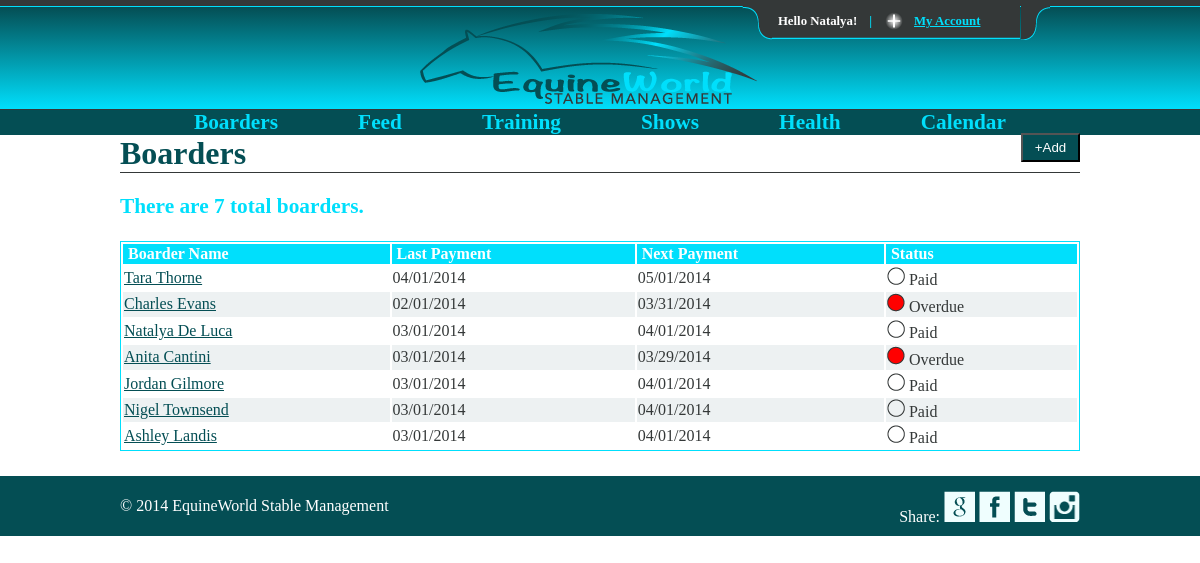
The app's page /boarders.php with its own data.
### tables this page shows
CREATE TABLE IF NOT EXISTS `boarders` (
  `id` int(11) unsigned NOT NULL AUTO_INCREMENT,
  `clientID` int(11) unsigned DEFAULT NULL,
  `teamID` int(11) unsigned DEFAULT NULL,
  `projectName` text,
  `projectDescription` text,
  `updatedDate` char(32) DEFAULT NULL,
  `dueDate` char(32) DEFAULT NULL,
  `status` char(32) DEFAULT NULL,
  `startDate` char(32) DEFAULT NULL,
  `projectCreator` int(11) DEFAULT NULL,
  PRIMARY KEY (`id`),
  KEY `teamID` (`teamID`)
);

### boarders.php (the view, shortened to what this page needs)
<!doctype html>
<html lang="en">
<head>
	<link rel="stylesheet" href="css/style.css">
  	<link rel="stylesheet" href="css/slide.css" type="text/css" media="screen" />
	<link href="css/jquery-ui-1.10.4.custom.css" rel="stylesheet">
</head>
<body class="dashboard">
	<div id="toppanel">
		<div class="tab">
			<ul class="login">
				<li class="left">&nbsp;</li>
				<li>Hello Natalya!</li>
				<li class="sep">|</li>
				<li id="toggle">
					<a id="open" class="open" href="#">My Account</a>
				</li>
				<li class="right">&nbsp;</li>
			</ul>
		</div>
	</div>
	<header>
		<div class="row">
		<div class="logo"><img src="images/logo-color.png" alt="EquineWorld Stable Management" class="logo"></div>
    <div class="clear"></div></div>
	</header>
	<div class="wrapper">
	<nav role="navigation">
		<ul>
			<li><a href="boarders.php">Boarders</a></li>
			<li><a href="feed.html">Feed</a></li>
			<li><a href="training.html">Training</a></li>
			<li><a href="shows.html">Shows</a></li>
			<li><a href="health.html">Health</a></li>
			<li><a href="calendar.html">Calendar</a></li>
		</ul>
		</nav>
	    </div>
		<div class="row">
			<h1 class="list">Boarders</h1>
			<div class="listAdd">
				  <button class="addbutton" data-toggle="modal" data-target="#myModal">
				    +Add
				  </button>
				</div>
				<?php
								$result = mysql_query("SELECT * FROM boarders");
								$num_rows = mysql_num_rows($result);
								echo '<p><b>There are '.$num_rows .' total boarders.</b></p>';
				$display = 25;
				if (isset($_GET['s']) && is_numeric($_GET['s'])) {
					$start = $_GET['s'];
				} else {
					$start = 0;
				}
				$q = "SELECT * FROM boarders ORDER BY id ASC LIMIT $start, $display";
				$r = mysql_query ($q) or die(mysql_error());
				if (mysql_num_rows($r) > 0) {
				echo '<table class="records">
				<tr class="records">
					<th class="records">Boarder Name</th>
					<th class="records">Last Payment</th>
					<th class="records">Next Payment</th>
					<th class="records">Status</th>
				</tr>';
				$bg = '#edf1f2';
				while ($row = mysql_fetch_array($r)) {
					$bg = ($bg=='#edf1f2' ? '#ffffff' : '#edf1f2');
					echo '<tr class="records" bgcolor="' . $bg . '">
						<td><a href=viewmember.php?id=' . $row['id'] . '>' . $row['projectName'] . '</a></td>
						<td>' . $row['dueDate'] . '</td>
						<td>' . $row['startDate'] . '</td><td>';
							if ($row['status'] == 'paid') {Echo '<img src="images/circle.png"> Paid';}
							else {Echo '<img src="images/circle-red.png"> Overdue';}
							Echo'</td></tr>';
				}
				echo '</table><br />';}
				else { Echo "<i><center>We currently do not have any boarders.</center></i>";}
				?>
				</div>
		<footer>
			<div class=foot>
				<div class="span8">
					<p>	&copy; 2014 EquineWorld Stable Management</p>
				</div>
				<div class="span4">Share:
				<a href="https://plus.google.com/" target="blank"><img src="images/google.png" height="31" width="31" alt="Google +"></a>
				<a href="https://www.facebook.com/" target="blank"><img src="images/facebook.png" height="31" width="31" alt="Facebook"></a>
				<a href="https://twitter.com/" target="blank"><img src="images/twitter.png" height="31" width="31" alt="Twitter"></a>
				<a href="http://instagram.com/" target="blank"><img src="images/instagram.png" height="31" width="31" alt="Instagram"></a>
						</div>
			</div>
			</footer>
</body>
</html>

### css/style.css (style rules this page uses)
body { background: #ffffff; font-family: 'Avenir'; font-size: 12pt; margin: 0px; color: #343838; }
b, strong { color: #00DFFC; }
a { color: #044E54; }
.addbutton { background: url("../images/button.png"); width: 59px; padding: 5px; text-align: center; color: #ffffff; }
.logo { margin: 0px 100px; }
h1 { font: normal normal bold 24pt 'Noteworthy', serif; margin-bottom: 0; margin-top: 0; color: #044E54; }
h1.list { border-bottom: 1px solid #343838; }
header { width: 100%; height: 102px; background: #044e54; background: -moz-linear-gradient(top, #044e54 0%, #00dffc 100%); background: -webkit-gradient(linear, left top, left bottom, color-stop(0%,#044e54), color-stop(100%,#00dffc)); background: -webkit-linear-gradient(top, #044e54 0%,#00dffc 100%); background: -o-linear-gradient(top, #044e54 0%,#00dffc 100%); background: -ms-linear-gradient(top, #044e54 0%,#00dffc 100%); background: linear-gradient(to bottom, #044e54 0%,#00dffc 100%); filter: progid:DXImageTransform.Microsoft.gradient( startColorstr='#044e54', endColorstr='#00dffc',GradientType=0 ); border-bottom: 1px solid #343838; }
.logo { margin: 7px 150px; }
.wrapper { background: #044E54; margin: 0px; }
nav { display: table; margin: 0 auto; }
nav ul { display: table-row; }
nav ul li { display: table-cell; padding: 0 40px; }
nav ul li a { color: #00DFFC; font-weight: bold; font-size: 16pt; text-decoration: none; }
.row { width: 960px; margin: 0px auto; font-size: 16pt; }
.listAdd { float: right; position: relative; top: -40px; }
table.records { width: 100%; border: 1px solid #00DFFC; padding: 0; margin: 0; }
table.records th { background: #00DFFC; padding-left: 5px; text-align: left; font-size: 12pt; color: #ffffff; }
table.records td { font-size: 12pt; }
footer { background: #044E54; height: 60px; }
.foot { color: #ffffff; width: 960px; margin: 0 auto; padding-top: 5px; }
.span8 { float: left; }
.span4 { float: right; padding-top: 10px; }

### css/slide.css (style rules this page uses)
.tab { background: url(../images/tab_b.png) repeat-x 0 0; height: 42px; position: relative; top: 0; z-index: 999; }
.tab ul.login { display: block; position: relative; float: right; clear: right; height: 42px; width: auto; font-weight: bold; line-height: 42px; margin: 0; right: 150px; color: white; font-size: 80%; text-align: center; }
.tab ul.login li.left { background: url(../images/tab_l.png) no-repeat left 0; height: 42px; width: 30px; padding: 0; margin: 0; display: block; float: left; }
.tab ul.login li.right { background: url(../images/tab_r.png) no-repeat left 0; height: 42px; width: 30px; padding: 0; margin: 0; display: block; float: left; }
.tab ul.login li { text-align: left; padding: 0 6px; display: block; float: left; height: 42px; background: url(../images/tab_m.png) repeat-x 0 0; }
.tab ul.login li a { color: #00DFFC; }
.tab .sep { color:#00DFFC }
.tab a.open, .tab a.close { height: 20px; line-height: 20px !important; padding-left: 30px !important; cursor: pointer; display: block; width: 100px; position: relative; top: 11px; }
.tab a.open { background: url(../images/bt_open.png) no-repeat left 0; }
#toppanel { position: absolute; top: 0; width: 100%; z-index: 999; text-align: center; margin-left: auto; margin-right: auto; }

### records on screen
boarders: projectName "Tara Thorne", dueDate "04/01/2014", startDate "05/01/2014"
boarders: projectName "Charles Evans", dueDate "02/01/2014", startDate "03/31/2014"
boarders: projectName "Natalya De Luca", dueDate "03/01/2014", startDate "04/01/2014"
boarders: projectName "Anita Cantini", dueDate "03/01/2014", startDate "03/29/2014"
boarders: projectName "Jordan Gilmore", dueDate "03/01/2014", startDate "04/01/2014"
boarders: projectName "Nigel Townsend", dueDate "03/01/2014", startDate "04/01/2014"
boarders: projectName "Ashley Landis", dueDate "03/01/2014", startDate "04/01/2014"

### other values on screen
$num_rows "7"
